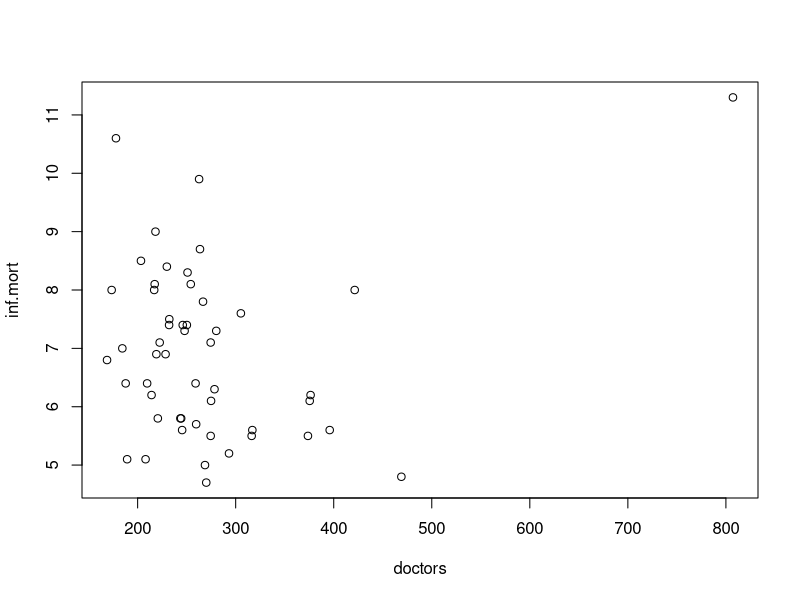
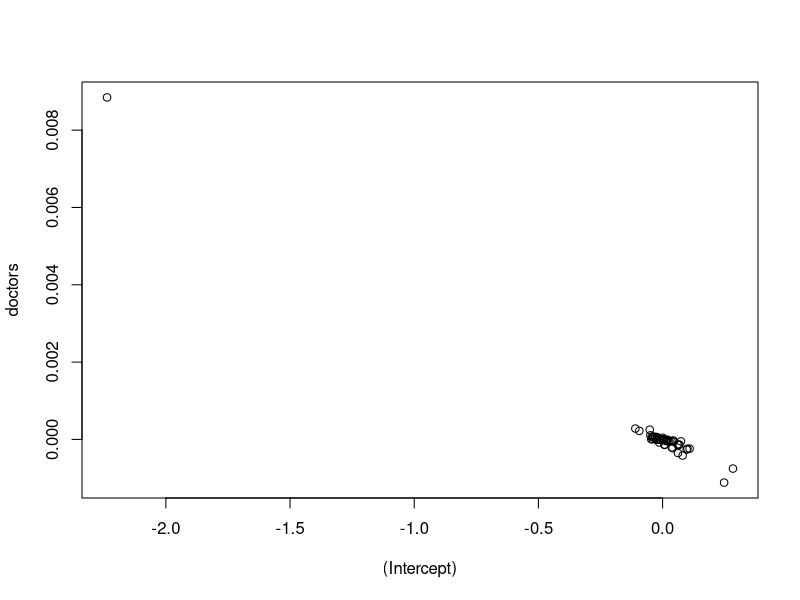
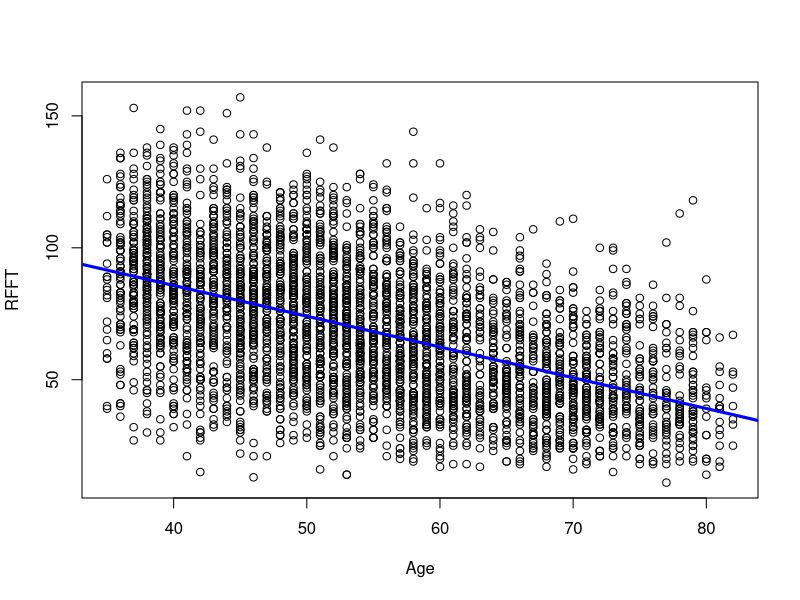
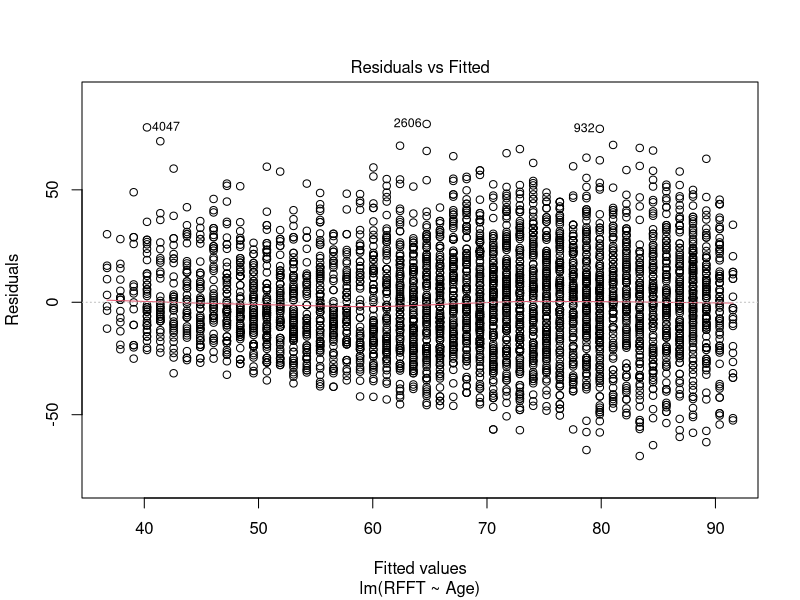
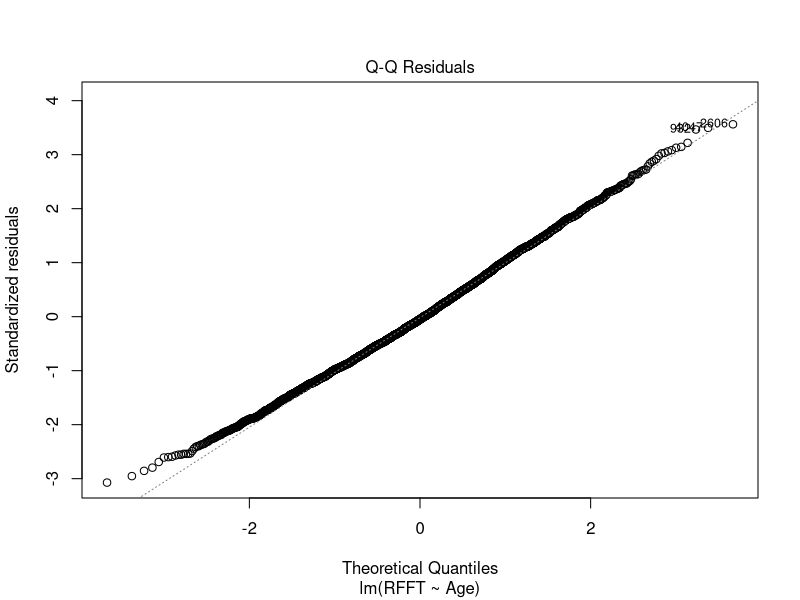
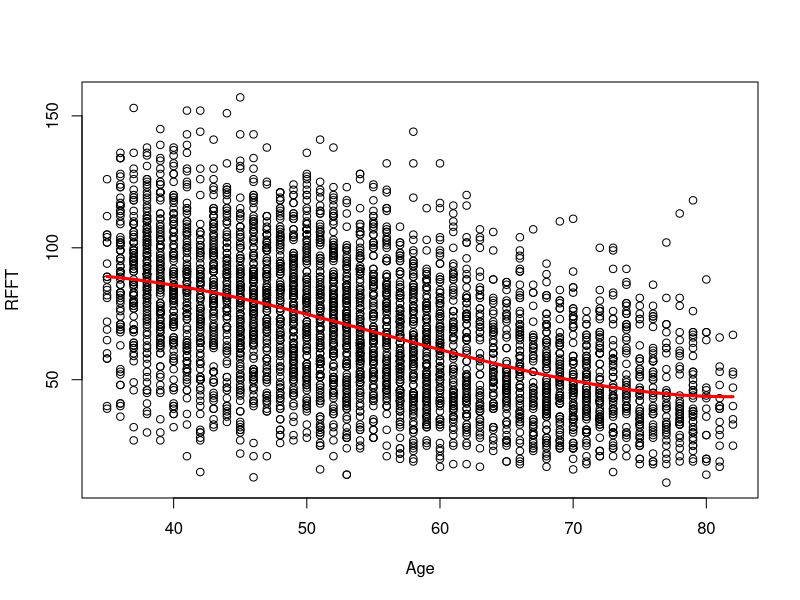
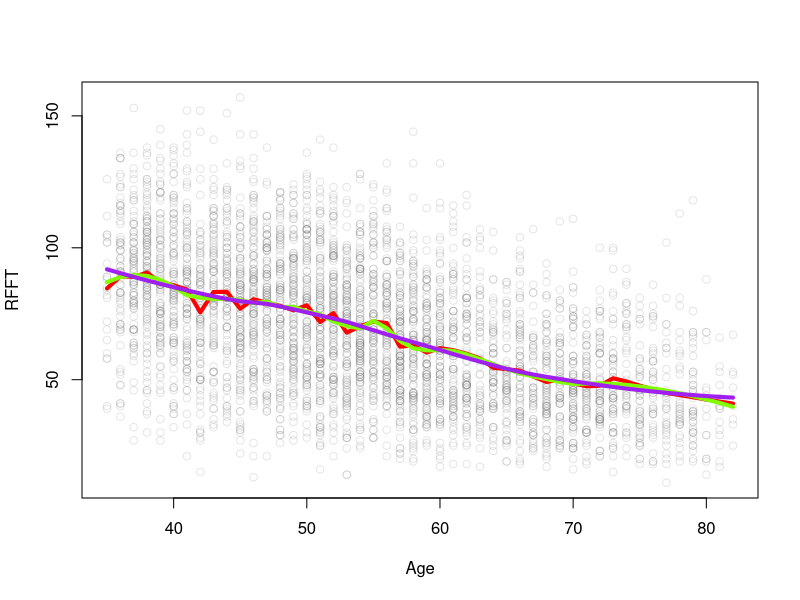

Write R code to recreate these figures, in order.
## ---- chunk 1
census <- read.csv("data/census_2010.csv")
plot(inf.mort~doctors,census)
## ---- chunk 2
lm.dc <- lm(inf.mort~doctors, census)
dfbeta <- as.data.frame(dfbeta(lm.dc))
plot(dfbeta)
## ---- chunk 3

## ---- chunk 4
prevend <- read.csv("data/prevend.csv")
lm.age <- lm(RFFT~Age, prevend)

plot(RFFT~Age, prevend)
abline(lm.age, col="blue", lwd=3)

plot(lm.age, which=c(1,2))
## ---- chunk 5
# fit model
lm.age.cubic = lm(RFFT~poly(Age, 3, raw=T), prevend)
lm.age.cubic

# predict
x = min(prevend$Age):max(prevend$Age)
yhat = predict(lm.age.cubic, new=data.frame(Age=x))
plot(RFFT~Age, prevend)
lines(yhat~x,col="red",lwd=3)

# extra sum of squares test
anova(lm.age, lm.age.cubic)
## ---- chunk 6
lo1.age <- loess(RFFT~Age, prevend, span=0.1)
lo2.age <- loess(RFFT~Age, prevend, span=0.2)
lo3.age <- loess(RFFT~Age, prevend, span=0.5)

x=min(prevend$Age):max(prevend$Age)
yhat1 = predict(lo1.age, new=data.frame(Age=x))
yhat2 = predict(lo2.age, new=data.frame(Age=x))
yhat3 = predict(lo3.age, new=data.frame(Age=x))

plot(RFFT~Age, prevend, col=rgb(0.5, 0.5, 0.5, 0.2))
lines(yhat1~x,col="red",lwd=4)
lines(yhat2~x,col="chartreuse",lwd=4)
lines(yhat3~x,col="purple",lwd=4)
## ---- chunk 7
lm.age.dm <- lm(RFFT~Age+DM, prevend)
summary(lm.age.dm)
## ---- chunk 8
lm.age.and.dm <- lm(RFFT~Age*as.factor(DM), prevend)
summary(lm.age.and.dm)
## ---- chunk 9
edu.interact = lm(RFFT~Age*as.factor(Education), prevend)
summary(edu.interact)

edu.age = lm(RFFT~Age+as.factor(Education), prevend)
summary(edu.age)

anova(edu.age, edu.interact)
